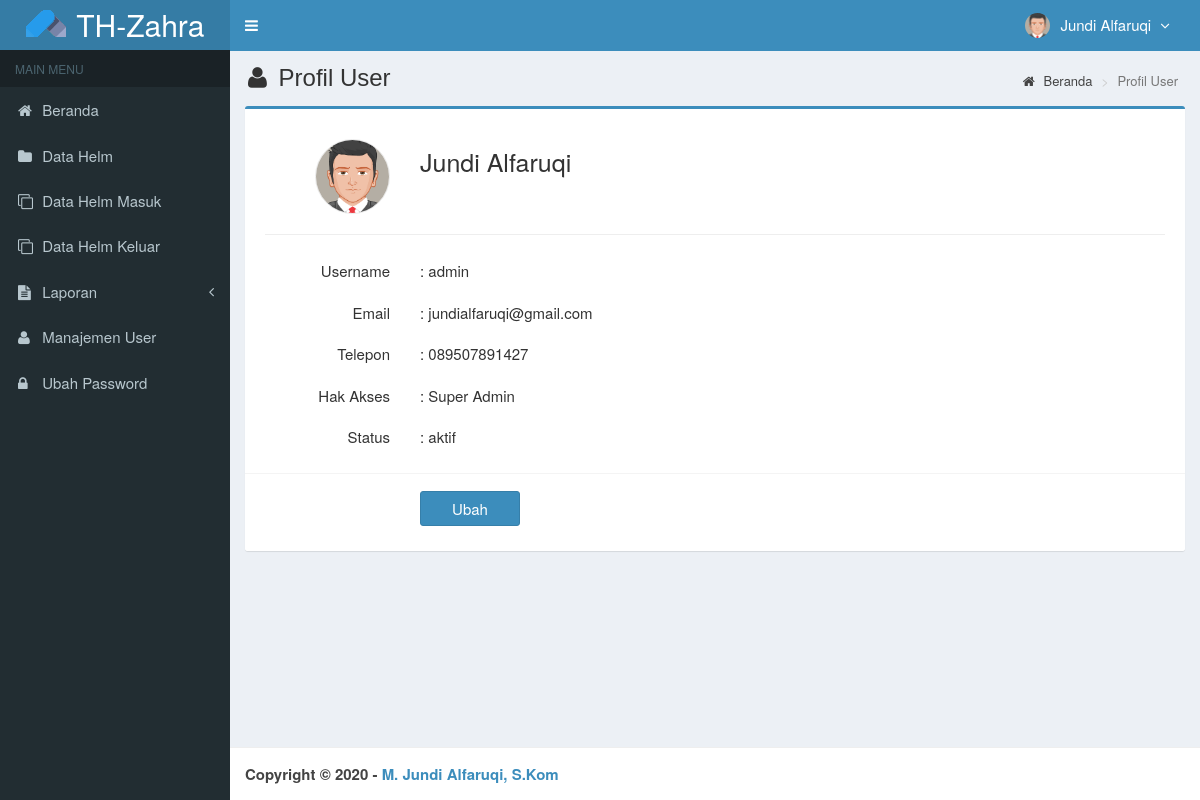
Page /main.php?module=profil (signed in) on the committed database.
### tables this page shows
CREATE TABLE `is_users` (
  `id_user` int(3) NOT NULL,
  `username` varchar(50) NOT NULL,
  `nama_user` varchar(50) NOT NULL,
  `password` varchar(50) NOT NULL,
  `email` varchar(50) DEFAULT NULL,
  `telepon` varchar(13) DEFAULT NULL,
  `foto` varchar(100) DEFAULT NULL,
  `hak_akses` enum('Super Admin','Manajer','Gudang') NOT NULL,
  `status` enum('aktif','blokir') NOT NULL DEFAULT 'aktif',
  `created_at` timestamp NOT NULL DEFAULT CURRENT_TIMESTAMP,
  `updated_at` timestamp NOT NULL DEFAULT CURRENT_TIMESTAMP ON UPDATE CURRENT_TIMESTAMP
);

### modules/profil/view.php (the view, shortened to what this page needs)
<?php
if (isset($_SESSION['id_user'])) {
  $query = mysqli_query($mysqli, "SELECT * FROM is_users WHERE id_user='$_SESSION[id_user]'")
                                  or die('Ada kesalahan pada query tampil data user : '.mysqli_error($mysqli));
  $data  = mysqli_fetch_assoc($query);
}
?>
<section class="content-header">
  <h1>
    <i class="fa fa-user icon-title"></i> Profil User
  </h1>
  <ol class="breadcrumb">
    <li><a href="?module=beranda"><i class="fa fa-home"></i> Beranda</a></li>
    <li class="active">Profil User</li>
  </ol>
</section>
<section class="content">
  <div class="row">
    <div class="col-md-12">
      <div class="box box-primary">
        <form role="form" class="form-horizontal" method="POST" action="?module=form_profil" enctype="multipart/form-data">
          <div class="box-body">
            <div class="form-group">
              <label class="col-sm-2 control-label">
              <?php
              if ($data['foto']=="") { ?>
                <img style="border:1px solid #eaeaea;border-radius:50px;" src="images/user/user-default.png" width="75">
              <?php
              }
              else { ?>
                <img style="border:1px solid #eaeaea;border-radius:50px;" src="images/user/<?php echo $data['foto']; ?>" width="75">
              <?php
              }
              ?>
              </label>
              <label style="font-size:25px;margin-top:10px;" class="col-sm-8"><?php echo $data['nama_user']; ?></label>
            </div>
            <hr>
            <div class="form-group">
              <label class="col-sm-2 control-label">Username</label>
              <label style="text-align:left" class="col-sm-8 control-label">: <?php echo $data['username']; ?></label>
            </div>
            <div class="form-group">
              <label class="col-sm-2 control-label">Email</label>
              <label style="text-align:left" class="col-sm-8 control-label">: <?php echo $data['email']; ?></label>
            </div>
            <div class="form-group">
              <label class="col-sm-2 control-label">Telepon</label>
              <label style="text-align:left" class="col-sm-8 control-label">: <?php echo $data['telepon']; ?></label>
            </div>
            <div class="form-group">
              <label class="col-sm-2 control-label">Hak Akses</label>
              <label style="text-align:left" class="col-sm-8 control-label">: <?php echo $data['hak_akses']; ?></label>
            </div>
            <div class="form-group">
              <label class="col-sm-2 control-label">Status</label>
              <label style="text-align:left" class="col-sm-8 control-label">: <?php echo $data['status']; ?></label>
            </div>
          </div>
          <div class="box-footer">
            <div class="form-group">
              <div class="col-sm-offset-2 col-sm-10">
                <input type="submit" class="btn btn-primary btn-submit" name="ubah" value="Ubah">
              </div>
            </div>
          </div>
        </form>
      </div>
    </div>
  </div>
</section><!-- /.content

### top-menu.php (shortened to what this page needs)
<?php
require_once "config/database.php";
$query = mysqli_query($mysqli, "SELECT id_user, nama_user, foto, hak_akses FROM is_users WHERE id_user='$_SESSION[id_user]'")
                                or die('Ada kesalahan pada query tampil Manajemen User: '.mysqli_error($mysqli));
$data = mysqli_fetch_assoc($query);
?>
<li class="dropdown user user-menu">
  <a href="#" class="dropdown-toggle" data-toggle="dropdown">
  <?php
  if ($data['foto']=="") { ?>
    <img src="images/user/user-default.png" class="user-image" alt="User Image"/>
  <?php
  }
  else { ?>
    <img src="images/user/<?php echo $data['foto']; ?>" class="user-image" alt="User Image"/>
  <?php
  }
  ?>
    <span class="hidden-xs"><?php echo $data['nama_user']; ?> <i style="margin-left:5px" class="fa fa-angle-down"></i></span>
  </a>
</li>

### assets/css/style.css (style rules this page uses)
.form-horizontal .control-label { margin-bottom: 0; padding-top: 5px; text-align: right; }
label { display: inline-block; font-size: 15px; font-weight: 400; margin-bottom: 5px; max-width: 100%; }
.content-header { padding: 15px 18px 0; position: relative; }
.content-header > .breadcrumb { background: transparent none repeat scroll 0 0; border-radius: 2px; float: right; font-size: 13px; margin-bottom: 0; margin-top: 0; padding: 7px 12px; position: absolute; right: 10px; top: 15px; }
.btn-submit { width: 100px; margin-top: 7px; margin-right: 10px; font-size: 15px; }
.icon-title { margin-right: 5px; }
body { background-color: #fff; color: #333; font-size: 15px; line-height: 1.42857; }

### rows in the picture
is_users: foto (picture), nama_user "Jundi Alfaruqi", username "admin", email "jundialfaruqi@gmail.com", telepon "089507891427", hak_akses "Super Admin", status "aktif"
